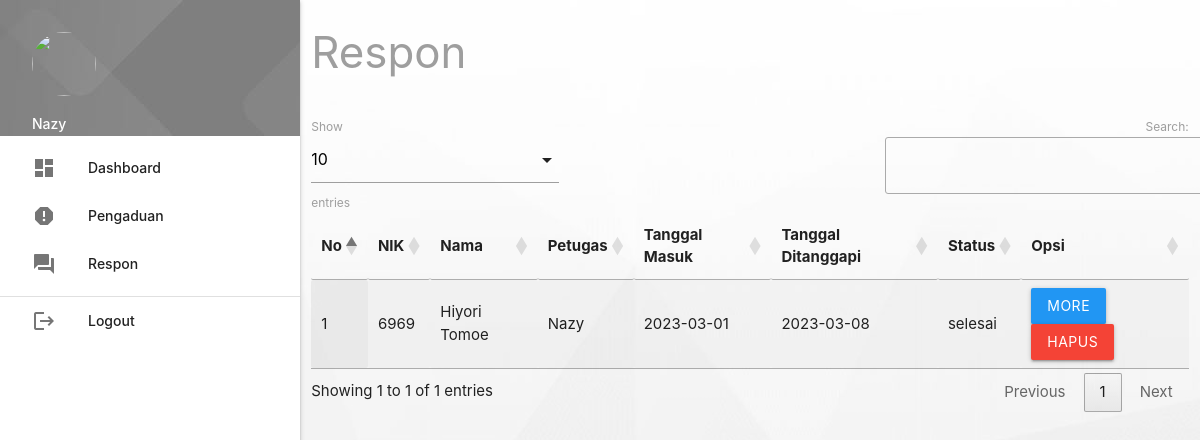
/petugas/index.php?p=respon (signed in), run on the app's committed database.
### tables this page shows
CREATE TABLE `pengaduan` (
  `id_pengaduan` int(5) NOT NULL,
  `tgl_pengaduan` varchar(20) NOT NULL,
  `nik` varchar(16) NOT NULL,
  `isi_laporan` text NOT NULL,
  `foto` varchar(255) NOT NULL,
  `status` enum('proses','selesai') NOT NULL
);

CREATE TABLE `masyarakat` (
  `nik` varchar(16) NOT NULL,
  `nama` varchar(35) NOT NULL,
  `username` varchar(25) NOT NULL,
  `password` varchar(255) NOT NULL,
  `telp` varchar(13) NOT NULL
);

CREATE TABLE `petugas` (
  `id_petugas` int(5) NOT NULL,
  `nama_petugas` varchar(30) NOT NULL,
  `username` varchar(30) NOT NULL,
  `password` varchar(255) NOT NULL,
  `telp_petugas` varchar(13) NOT NULL,
  `level` enum('admin','petugas') NOT NULL
);

CREATE TABLE `tanggapan` (
  `id_tanggapan` int(5) NOT NULL,
  `id_pengaduan` int(5) NOT NULL,
  `tgl_tanggapan` varchar(20) NOT NULL,
  `tanggapan` text NOT NULL,
  `id_petugas` int(5) NOT NULL
);

### petugas/respon.php (the view, shortened to what this page needs)
       <div class="row">
         <div class="col s12 m9">
           <h3 class="grey-text">Respon</h3>
         </div>
       </div>
       <table id="example" class="display responsive-table" style="width:100%">
         <thead>
             <tr>
			<th>No</th>
			<th>NIK</th>
			<th>Nama</th>
			<th>Petugas</th>
			<th>Tanggal Masuk</th>
			<th>Tanggal Ditanggapi</th>
			<th>Status</th>
			<th>Opsi</th>
             </tr>
         </thead>
         <tbody>
<?php
	$no=1;
	$query = mysqli_query($koneksi,"SELECT * FROM pengaduan INNER JOIN masyarakat ON pengaduan.nik=masyarakat.nik INNER JOIN tanggapan ON pengaduan.id_pengaduan=tanggapan.id_pengaduan INNER JOIN petugas ON tanggapan.id_petugas=petugas.id_petugas WHERE tanggapan.id_petugas='".$_SESSION['data']['id_petugas']."' ORDER BY tanggapan.id_pengaduan DESC");
	while ($r=mysqli_fetch_assoc($query)) { ?>
	<tr>
		<td><?php echo $no++; ?></td>
		<td><?php echo $r['nik']; ?></td>
		<td><?php echo $r['nama']; ?></td>
		<td><?php echo $r['nama_petugas']; ?></td>
		<td><?php echo $r['tgl_pengaduan']; ?></td>
		<td><?php echo $r['tgl_tanggapan']; ?></td>
		<td><?php echo $r['status']; ?></td>
		<td><a class="btn blue modal-trigger" href="#more?id_tanggapan=<?php echo $r['id_tanggapan'] ?>">More</a> <a class="btn red" onclick="return confirm('Anda Yakin Ingin Menghapus Y/N')" href="index.php?p=tanggapan_hapus&id_tanggapan=<?php echo $r['id_tanggapan'] ?>">Hapus</a></td>
	</tr>
           <?php  }
            ?>
         </tbody>
       </table>

### data on the page
pengaduan: masyarakat.nik "6969", masyarakat.nama "Hiyori Tomoe", petugas.nama_petugas "Nazy", tgl_pengaduan "2023-03-01", tanggapan.tgl_tanggapan "2023-03-08", status "selesai"

### other printed values
$_SESSION['data']['nama_petugas'] "Nazy"
